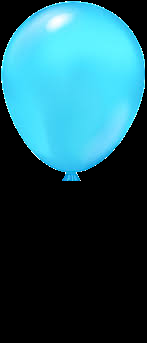
#> input picture modules/balloon1.png, 147 x 343 px
$ python -i game_visual.py   (imports and definitions only)
#> lines starting #> are read from the running program, lines starting #| are printed output that depends on the picture; after the words box and inside, x2 and y2 are one past the last pixel; in counts of white or black regions, pixels touching at a corner belong together
# [105 lines of commented-out code are left out]

import cv2
import numpy as np
import random

class Balloon:
    def __init__(self, img_path, screen_width=800, screen_height=600, other_balloons=None):
        """
        Initialize a balloon with an image and random starting position.

        Args:
            img_path (str): Path to the balloon image file (RGBA).
            screen_width (int): Width of the game screen.
            screen_height (int): Height of the game screen.
            other_balloons (list): List of other Balloon objects to avoid overlap.
        """
#> called with img_path = 'balloon1.png', screen_width = 800, screen_height = 600
        self.screen_width = screen_width
        self.screen_height = screen_height
        self.other_balloons = other_balloons or []
        self.alive = True
        self.popped = False
        self.pop_timer = 0
        self.pop_cooldown = 1
        self.image = cv2.imread(img_path, cv2.IMREAD_UNCHANGED)  # RGBA
#> self.image is the input picture: shape (343, 147, 4); mean B, G, R, A 95.3, 84.4, 30.9, 94.4
        if self.image is None:
            raise ValueError(f"Could not load image: {img_path}")
        self.image = cv2.resize(self.image, (180, 220))
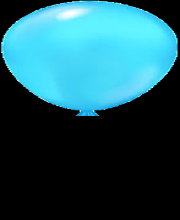
#> self.image: shape (220, 180, 4); mean B, G, R, A 95.2, 84.4, 30.9, 94.4

        # Separate alpha and RGB
        self.bgr = self.image[:, :, :3]
        self.alpha = self.image[:, :, 3]
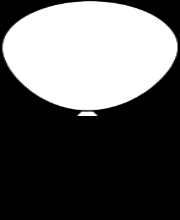
#> self.alpha: shape (220, 180); min 0, max 255, mean 94.4

        # Mask for contour detection
        self.mask = cv2.threshold(self.alpha, 1, 255, cv2.THRESH_BINARY)[1]
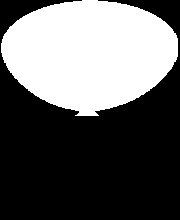
#> self.mask: shape (220, 180); 38.3% white; 1 white region
        self.contours, _ = cv2.findContours(self.mask, cv2.RETR_EXTERNAL, cv2.CHAIN_APPROX_SIMPLE)
#> self.contours = 1 contour; box (x1, y1, x2, y2) and area: (1, 0, 178, 116) 14962
        self.bounding_box = cv2.boundingRect(self.contours[0])
#> self.bounding_box = (1, 0, 177, 116)

        # Starting position
        self.reset()

    def move(self):
        """Move the balloon upward and reset if it moves off-screen."""
        if self.popped:
            return
        self.y -= self.speed
        if self.y + self.bgr.shape[0] < 0:
            self.reset()

    def pop(self):
        self.popped = True
        self.pop_timer = self.pop_cooldown

    # [6 lines left out: function update, not called in this run]

    def reset(self):
        """Reset balloon to a random non-overlapping position below the screen."""
        max_attempts = 50
        for _ in range(max_attempts):
            self.x = random.randint(0, self.screen_width - self.bgr.shape[1])
            self.y = self.screen_height + random.randint(50, 300)
            self.speed = random.randint(2, 5)
            if not self.is_overlapping():
                return
#> this loop made 1 pass
#> (bx in is_overlapping, by in is_overlapping, bw in is_overlapping, bh in is_overlapping, rect1 in is_overlapping) on pass 1: (1, 0, 177, 116, (395, 844, 177, 116))
        print("Warning: Could not find non-overlapping position after max attempts")

    def is_overlapping(self):
        """Check if the balloon overlaps with any other balloon."""
        bx, by, bw, bh = self.bounding_box
        rect1 = (self.x + bx, self.y + by, bw, bh)
        for other in self.other_balloons:
            if other is self:
                continue
            obx, oby, obw, obh = other.bounding_box
            rect2 = (other.x + obx, other.y + oby, obw, obh)
            if (rect1[0] < rect2[0] + rect2[2] and
                rect1[0] + rect1[2] > rect2[0] and
                rect1[1] < rect2[1] + rect2[3] and
                rect1[1] + rect1[3] > rect2[1]):
                return True
        return False

    # [61 lines left out: functions draw, check_hit, not called in this run]

class Ball:
    # [57 lines left out: functions __init__, update, draw, not called in this run]

>>> result = Balloon('balloon1.png').move()

$ run again, on modules/balloon2.png
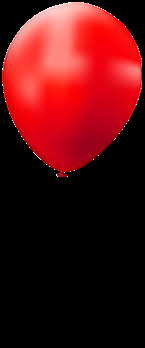
#> input picture modules/balloon2.png, 145 x 348 px
#> in __init__, self.image is the input picture: shape (348, 145, 4); mean B, G, R, A 17.8, 15.4, 82.4, 88.5
#> in __init__, `self.image = cv2.resize(self.image, (180, 220))`:
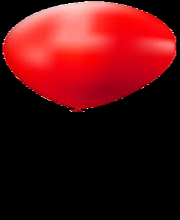
#> self.image: shape (220, 180, 4); mean B, G, R, A 17.7, 15.4, 82.4, 88.4
#> in __init__, `self.mask = cv2.threshold(self.alpha, 1, 255, cv2.THRESH_BINARY)[1]`:
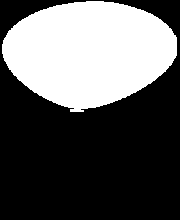
#> self.mask: shape (220, 180); 35.9% white; 1 white region
#> self.contours = 1 contour; box (x1, y1, x2, y2) and area: (2, 1, 177, 112) 13995
#> self.bounding_box = (2, 1, 175, 111)
#> the loop in reset, `for _ in range(max_attempts):` made 1 pass
#> (bx in is_overlapping, by in is_overlapping, bw in is_overlapping, bh in is_overlapping, rect1 in is_overlapping) on pass 1: (2, 1, 175, 111, (396, 845, 175, 111))

$ run again, on modules/balloon3.png
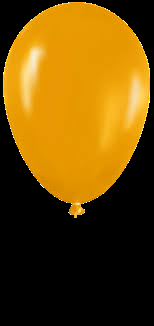
#> input picture modules/balloon3.png, 154 x 326 px
#> in __init__, self.image is the input picture: shape (326, 154, 4); mean B, G, R, A 6.7, 73.5, 107.4, 114.4
#> in __init__, `self.image = cv2.resize(self.image, (180, 220))`:
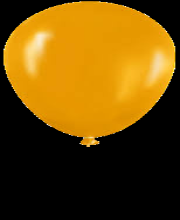
#> self.image: shape (220, 180, 4); mean B, G, R, A 6.6, 73.5, 107.4, 114.4
#> in __init__, `self.mask = cv2.threshold(self.alpha, 1, 255, cv2.THRESH_BINARY)[1]`:
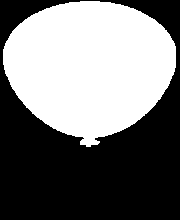
#> self.mask: shape (220, 180); 46.3% white; 1 white region
#> self.contours = 1 contour; box (x1, y1, x2, y2) and area: (3, 1, 176, 147) 18091
#> self.bounding_box = (3, 1, 173, 146)
#> the loop in reset, `for _ in range(max_attempts):` made 1 pass
#> (bx in is_overlapping, by in is_overlapping, bw in is_overlapping, bh in is_overlapping, rect1 in is_overlapping) on pass 1: (3, 1, 173, 146, (397, 845, 173, 146))
